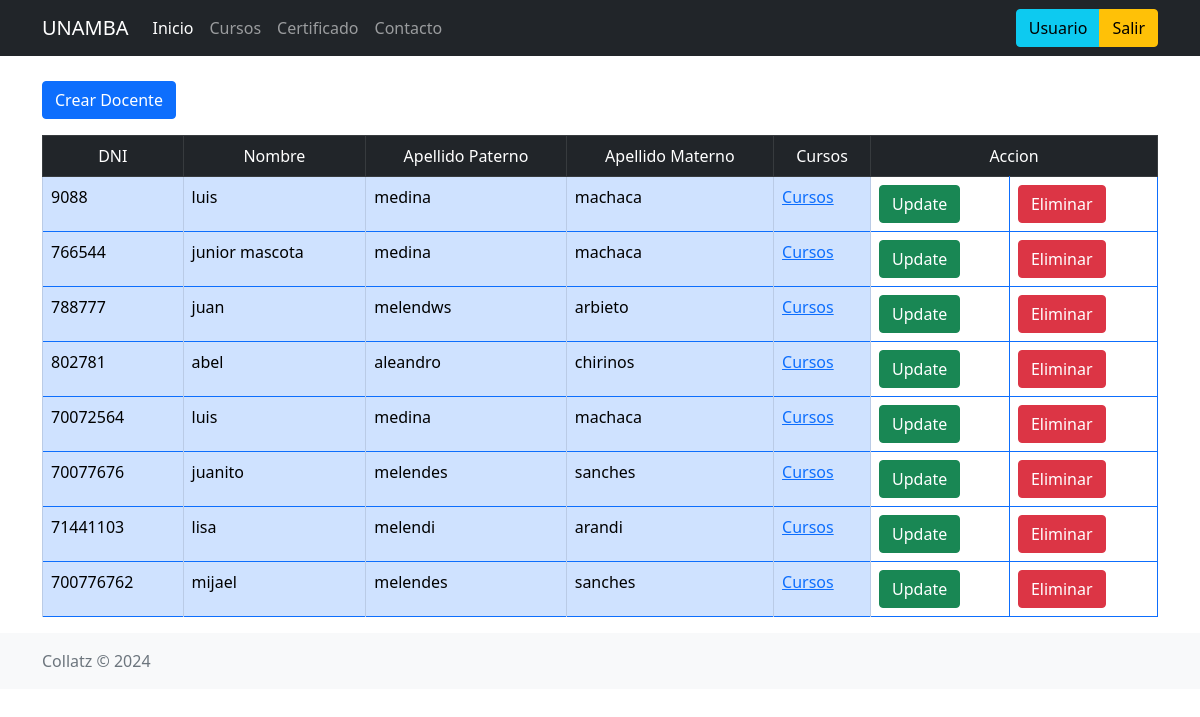
The page /docentes on the database as committed earlier.
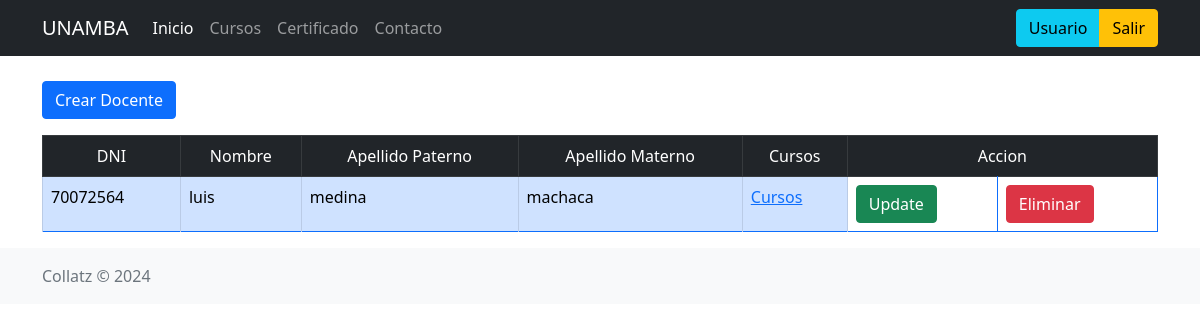
The same page on the database as committed later.
### app.py (models this page shows)
class Docente(db.Model):
	dniDocente=db.Column(db.Integer, primary_key=True)
	nombre=db.Column(db.String(50), nullable=False)
	apePaterno=db.Column(db.String(50),nullable=False)
	apeMaterno=db.Column(db.String(50),nullable=False)
	contrasenia=db.Column(db.String(80), nullable=False)
	cursos=db.relationship('Curso', backref='docente', lazy=True)#esto es para que desde la lista de cursos se acceda a los campos de Docente

### app.py (the view)
@app.route("/docentes", methods=["GET"])
def list_docentes():
	docQuery=Docente.query.all()
	for doc in docQuery:
		print(doc.dniDocente)
	return render_template("docentes.html", docentes=docQuery)

### templates/docentes.html (shortened to what this page needs)
{% extends "base.html" %}
{% block content %}
    <div class="container-sm d-grid gap-3">
      <div>
        <button type="button" class="btn btn-primary" data-bs-toggle="modal" data-bs-target="#staticBackdrop">Crear Docente</button>
      </div>
      <table class="table table-bordered border-primary">
          <thead class="table-dark">
              <tr>
                  <td class="text-center">DNI</td>
                  <td class="text-center">Nombre</td>
                  <td class="text-center">Apellido Paterno</td>
                  <td class="text-center">Apellido Materno</td>
                  <td class="text-center">Cursos</td>
                  <td colspan="2" class="text-center">Accion</td>
              </tr>
          </thead>
          <tbody>
            {% for docente in docentes %}
              <tr>
                  <td class="table-primary">{{ docente.dniDocente }}</td>
                  <td class="table-primary">{{ docente.nombre }}</td>
                  <td class="table-primary">{{ docente.apePaterno }}</td>
                  <td class="table-primary">{{ docente.apeMaterno }}</td>
                  <td class="table-primary"><a href="{{url_for('listar_curso',dni=docente.dniDocente)}}">Cursos</a></td>
                  <td><button type="button" class="btn btn-success" data-bs-toggle="modal" data-bs-target="#update_docente_{{docente.dniDocente}}">Update</button></td>
                  <td><button type="button" class="btn btn-danger" data-bs-toggle="modal" data-bs-target="#delete_docente_{{docente.dniDocente}}">Eliminar</button></td>
              </tr>
            {% endfor %}
          </tbody>
      </table>
    </div>
  {% endblock %}

### templates/base.html (shortened to what this page needs)
<!DOCTYPE html>
<html lang="en">
<head>
    <link href="https://cdn.jsdelivr.net/npm/bootstrap@5.0.2/dist/css/bootstrap.min.css" rel="stylesheet">
</head>
<body>
    <main>
        <div class="container mb-5">
            <header class="d-flex flex-wrap py-3 mb-5 border-bottom">
                <nav class="navbar navbar-expand-lg navbar-dark bg-dark fixed-top">
                <div class="container">
                    <a class="navbar-brand" href="#">UNAMBA</a>
                    <div class="collapse navbar-collapse" id="navbarSupportedContent">
                        <ul class="navbar-nav me-auto mb-2 mb-lg-0">
                            <li class="nav-item">
                                <a class="nav-link active" aria-current="page" href="index.html">Inicio</a>
                            </li>
                            <li class="nav-item">
                                <a class="nav-link" aria-current="page" href="nosotros.html">Cursos</a>
                            </li>
                            <li class="nav-item">
                                <a class="nav-link" aria-current="page" href="servicios.html">Certificado</a>
                            </li>
                            <li class="nav-item">
                                <a class="nav-link" aria-current="page" href="contacto.html">Contacto</a>
                            </li>
                        </ul>
                        <div class="btn-group" role="group" aria-label="Basic example">
                            <button type="button" class="btn btn-info">Usuario</button>
                            <button type="button" class="btn btn-warning">Salir</button>
                        </div>
                    </div>
                </div>
                </nav>
            </header>
        </div>
        {%  block content %}
        {%  endblock %}
    </main>
        <footer class="footer mt-auto py-3 bg-light">
            <div class="container">
                <span class="text-muted">Collatz © <script>document.write(new Date().getFullYear())</script> </span>
            </div>
        </footer>
</body>
</html>

Rows that differ between the two databases and show on the page:
removed Docente: dniDocente "9088", nombre "luis", apePaterno "medina", apeMaterno "machaca"
removed Docente: dniDocente "766544", nombre "junior mascota", apePaterno "medina", apeMaterno "machaca"
removed Docente: dniDocente "788777", nombre "juan", apePaterno "melendws", apeMaterno "arbieto"
removed Docente: dniDocente "802781", nombre "abel", apePaterno "aleandro", apeMaterno "chirinos"
removed Docente: dniDocente "70077676", nombre "juanito", apePaterno "melendes", apeMaterno "sanches"
removed Docente: dniDocente "71441103", nombre "lisa", apePaterno "melendi", apeMaterno "arandi"
removed Docente: dniDocente "700776762", nombre "mijael", apePaterno "melendes", apeMaterno "sanches"
